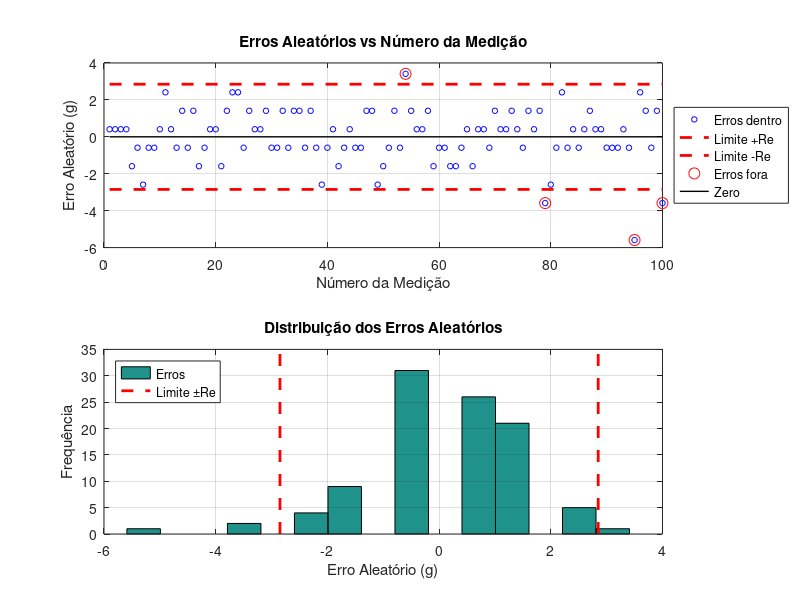

This chart was generated by the following MATLAB code:
% Item (c) - Verificação da Repetitividade na Prática
% Calcula erro aleatório e verifica se 95% estão dentro de ±Re

clear all;
close all;
clc;

fprintf('=== ITEM (c) - VERIFICAÇÃO DA REPETITIVIDADE ===\n\n');

% Dados das 100 medições (em gramas) - mesmo dos itens anteriores
medicoes = [1000, 1000, 1000, 1000, 998, 999, 997, 999, 999, 1000, ...
            1002, 1000, 999, 1001, 999, 1001, 998, 999, 1000, 1000, ...
            998, 1001, 1002, 1002, 999, 1001, 1000, 1000, 1001, 999, ...
            999, 1001, 999, 1001, 1001, 999, 1001, 999, 997, 999, ...
            1000, 998, 999, 1000, 999, 999, 1001, 1001, 997, 998, ...
            999, 1001, 999, 1003, 1001, 1000, 1000, 1001, 998, 999, ...
            999, 998, 998, 999, 1000, 998, 1000, 1000, 999, 1001, ...
            1000, 1000, 1001, 1000, 999, 1001, 1000, 1001, 996, 997, ...
            999, 1002, 999, 1000, 999, 1000, 1001, 1000, 1000, 999, ...
            999, 999, 1000, 999, 994, 1002, 1001, 999, 1001, 996];

% Parâmetros do item (b)
n = length(medicoes);
media = mean(medicoes);
desvio_padrao = std(medicoes);
t_critico = 1.984;  % Para 95% confiança e 99 graus de liberdade
repetitividade = t_critico * desvio_padrao;

fprintf('DADOS BÁSICOS:\n');
fprintf('Número de medições: %d\n', n);
fprintf('Média das indicações: %.2f g\n', media);
fprintf('Desvio padrão: %.4f g\n', desvio_padrao);
fprintf('Repetitividade (Re): %.4f g\n', repetitividade);
fprintf('\n');

% ETAPA 1: Calcular erro aleatório para cada indicação
fprintf('ETAPA 1 - CÁLCULO DOS ERROS ALEATÓRIOS:\n');
fprintf('Fórmula: Erro aleatório = Indicação - Média\n\n');

erros_aleatorios = medicoes - media;

% Mostrar alguns exemplos
fprintf('Exemplos de cálculo:\n');
for i = 1:5
    fprintf('Medição %d: %.0f - %.2f = %.4f g\n', ...
            i, medicoes(i), media, erros_aleatorios(i));
end
fprintf('...\n\n');

% Estatísticas dos erros aleatórios
fprintf('ESTATÍSTICAS DOS ERROS ALEATÓRIOS:\n');
fprintf('Erro mínimo: %.4f g\n', min(erros_aleatorios));
fprintf('Erro máximo: %.4f g\n', max(erros_aleatorios));
fprintf('Amplitude total: %.4f g\n', max(erros_aleatorios) - min(erros_aleatorios));
fprintf('Média dos erros: %.6f g (deve ser ≈ 0)\n', mean(erros_aleatorios));
fprintf('\n');

% ETAPA 2: Verificar quantos erros estão dentro de ±Re
fprintf('ETAPA 2 - VERIFICAÇÃO DA FAIXA ±Re:\n');
fprintf('Repetitividade (Re) = %.4f g\n', repetitividade);
fprintf('Faixa aceitável: -%.4f g ≤ erro ≤ +%.4f g\n', repetitividade, repetitividade);
fprintf('\n');

% Contar erros dentro da faixa
erros_dentro_faixa = abs(erros_aleatorios) <= repetitividade;
num_dentro_faixa = sum(erros_dentro_faixa);
percentual_dentro = (num_dentro_faixa / n) * 100;

fprintf('RESULTADOS DA VERIFICAÇÃO:\n');
fprintf('Erros dentro da faixa ±Re: %d de %d\n', num_dentro_faixa, n);
fprintf('Percentual dentro da faixa: %.1f%%\n', percentual_dentro);
fprintf('Meta (mínimo): 95.0%%\n');

% Verificar se atende ao critério
if percentual_dentro >= 95.0
    fprintf('✓ APROVADO: %.1f%% ≥ 95.0%%\n', percentual_dentro);
    status = 'APROVADO';
else
    fprintf('✗ REPROVADO: %.1f%% < 95.0%%\n', percentual_dentro);
    status = 'REPROVADO';
end
fprintf('\n');

% ANÁLISE DETALHADA - Mostrar quais medições ficaram fora
erros_fora_faixa = find(~erros_dentro_faixa);
if length(erros_fora_faixa) > 0
    fprintf('MEDIÇÕES FORA DA FAIXA ±Re:\n');
    fprintf('Nº | Indicação | Erro Aleatório | |Erro| > Re?\n');
    fprintf('---|-----------|----------------|----------\n');
    for i = 1:length(erros_fora_faixa)
        idx = erros_fora_faixa(i);
        fprintf('%2d |   %4.0f g  |    %+.4f g    |    SIM\n', ...
                idx, medicoes(idx), erros_aleatorios(idx));
    end
else
    fprintf('✓ Todas as medições estão dentro da faixa ±Re\n');
end
fprintf('\n');

% GRÁFICO DE VISUALIZAÇÃO
figure(1);
clf;

% Subplot 1: Erros aleatórios vs número da medição
subplot(2, 1, 1);
plot(1:n, erros_aleatorios, 'bo', 'MarkerSize', 4);
hold on;

% Linhas de limite ±Re
plot([1 n], [repetitividade repetitividade], 'r--', 'LineWidth', 2);
plot([1 n], [-repetitividade -repetitividade], 'r--', 'LineWidth', 2);

% Destacar pontos fora da faixa
if length(erros_fora_faixa) > 0
    plot(erros_fora_faixa, erros_aleatorios(erros_fora_faixa), 'ro', 'MarkerSize', 8);
end

% Linha zero
plot([1 n], [0 0], 'k-', 'LineWidth', 1);

title('Erros Aleatórios vs Número da Medição');
xlabel('Número da Medição');
ylabel('Erro Aleatório (g)');
legend('Erros dentro', 'Limite +Re', 'Limite -Re', 'Erros fora', 'Zero', 'Location', 'eastoutside');
grid on;

% Subplot 2: Histograma dos erros aleatórios
subplot(2, 1, 2);
hist(erros_aleatorios, 15);
hold on;

% Linhas de limite ±Re
ylim_atual = ylim;
plot([repetitividade repetitividade], ylim_atual, 'r--', 'LineWidth', 2);
plot([-repetitividade -repetitividade], ylim_atual, 'r--', 'LineWidth', 2);

title('Distribuição dos Erros Aleatórios');
xlabel('Erro Aleatório (g)');
ylabel('Frequência');
legend('Erros', 'Limite ±Re', 'Location', 'northwest');
grid on;

% Salvar gráfico
print('verificacao_repetitividade.png', '-dpng', '-r300');

% RELATÓRIO FINAL
fprintf('RELATÓRIO FINAL - ITEM (c):\n');
fprintf('═══════════════════════════════════════════════\n');
fprintf('OBJETIVO: Verificar se 95%% dos erros aleatórios\n');
fprintf('          estão dentro da faixa ±Re\n\n');
fprintf('DADOS:\n');
fprintf('• Repetitividade (Re): %.4f g\n', repetitividade);
fprintf('• Faixa aceita: ±%.4f g\n', repetitividade);
fprintf('• Total de medições: %d\n', n);
fprintf('\nRESULTADOS:\n');
fprintf('• Medições dentro da faixa: %d\n', num_dentro_faixa);
fprintf('• Medições fora da faixa: %d\n', n - num_dentro_faixa);
fprintf('• Percentual dentro: %.1f%%\n', percentual_dentro);
fprintf('\nCONCLUSÃO:\n');
fprintf('• Status: %s\n', status);
if percentual_dentro >= 95.0
    fprintf('• A repetitividade calculada é VÁLIDA\n');
    fprintf('• O instrumento atende ao critério de 95%%\n');
else
    fprintf('• A repetitividade pode estar subestimada\n');
    fprintf('• Revisar cálculo ou critério de aceitação\n');
end
fprintf('═══════════════════════════════════════════════\n');

% SALVAR RESULTADOS
fid = fopen('resultados_verificacao_repetitividade.txt', 'w');
fprintf(fid, 'VERIFICAÇÃO DA REPETITIVIDADE - ITEM (c)\n');
fprintf(fid, '======================================\n\n');
fprintf(fid, 'Repetitividade (Re): %.4f g\n', repetitividade);
fprintf(fid, 'Faixa aceitável: ±%.4f g\n', repetitividade);
fprintf(fid, '\nResultados:\n');
fprintf(fid, 'Medições dentro da faixa: %d de %d\n', num_dentro_faixa, n);
fprintf(fid, 'Percentual: %.1f%%\n', percentual_dentro);
fprintf(fid, 'Status: %s\n', status);
fprintf(fid, '\nCritério: Mínimo 95%% dentro da faixa\n');

if length(erros_fora_faixa) > 0
    fprintf(fid, '\nMedições fora da faixa:\n');
    for i = 1:length(erros_fora_faixa)
        idx = erros_fora_faixa(i);
        fprintf(fid, 'Medição %d: erro = %+.4f g\n', idx, erros_aleatorios(idx));
    end
end
fclose(fid);

fprintf('\n✓ Gráfico salvo: "verificacao_repetitividade.png"\n');
fprintf('✓ Resultados salvos: "resultados_verificacao_repetitividade.txt"\n');
fprintf('\n=== ITEM (c) CONCLUÍDO ===\n'); 